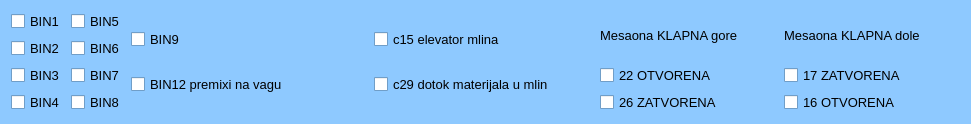
       <widget class="QWidget" name="widget" native="true">
        <property name="sizePolicy">
         <sizepolicy hsizetype="Preferred" vsizetype="Minimum">
          <horstretch>0</horstretch>
          <verstretch>0</verstretch>
         </sizepolicy>
        </property>
        <property name="maximumSize">
         <size>
          <width>16777215</width>
          <height>80</height>
         </size>
        </property>
        <property name="palette">
         <palette>
          <active>
           <colorrole role="Base">
            <brush brushstyle="SolidPattern">
             <color alpha="255">
              <red>255</red>
              <green>255</green>
              <blue>255</blue>
             </color>
            </brush>
           </colorrole>
           <colorrole role="Window">
            <brush brushstyle="SolidPattern">
             <color alpha="255">
              <red>142</red>
              <green>201</green>
              <blue>255</blue>
             </color>
            </brush>
           </colorrole>
          </active>
          <inactive>
           <colorrole role="Base">
            <brush brushstyle="SolidPattern">
             <color alpha="255">
              <red>255</red>
              <green>255</green>
              <blue>255</blue>
             </color>
            </brush>
           </colorrole>
           <colorrole role="Window">
            <brush brushstyle="SolidPattern">
             <color alpha="255">
              <red>142</red>
              <green>201</green>
              <blue>255</blue>
             </color>
            </brush>
           </colorrole>
          </inactive>
          <disabled>
           <colorrole role="Base">
            <brush brushstyle="SolidPattern">
             <color alpha="255">
              <red>142</red>
              <green>201</green>
              <blue>255</blue>
             </color>
            </brush>
           </colorrole>
           <colorrole role="Window">
            <brush brushstyle="SolidPattern">
             <color alpha="255">
              <red>142</red>
              <green>201</green>
              <blue>255</blue>
             </color>
            </brush>
           </colorrole>
          </disabled>
         </palette>
        </property>
        <property name="autoFillBackground">
         <bool>true</bool>
        </property>
        <layout class="QHBoxLayout" name="horizontalLayout_2">
         <item>
          <layout class="QHBoxLayout" name="horizontalLayout" stretch="0,0,0,0">
           <item>
            <layout class="QVBoxLayout" name="verticalLayout_3">
             <item>
              <widget class="QCheckBox" name="gornji_bin1">
               <property name="font">
                <font>
                 <pointsize>10</pointsize>
                </font>
               </property>
               <property name="text">
                <string>BIN1</string>
               </property>
              </widget>
             </item>
             <item>
              <widget class="QCheckBox" name="gornji_bin2">
               <property name="font">
                <font>
                 <pointsize>10</pointsize>
                </font>
               </property>
               <property name="text">
                <string>BIN2</string>
               </property>
              </widget>
             </item>
             <item>
              <widget class="QCheckBox" name="gornji_bin3">
               <property name="font">
                <font>
                 <pointsize>10</pointsize>
                </font>
               </property>
               <property name="text">
                <string>BIN3</string>
               </property>
              </widget>
             </item>
             <item>
              <widget class="QCheckBox" name="gornji_bin4">
               <property name="font">
                <font>
                 <pointsize>10</pointsize>
                </font>
               </property>
               <property name="text">
                <string>BIN4</string>
               </property>
              </widget>
             </item>
            </layout>
           </item>
           <item>
            <layout class="QVBoxLayout" name="verticalLayout_13">
             <item>
              <widget class="QCheckBox" name="gornji_bin5">
               <property name="font">
                <font>
                 <pointsize>10</pointsize>
                </font>
               </property>
               <property name="text">
                <string>BIN5</string>
               </property>
              </widget>
             </item>
             <item>
              <widget class="QCheckBox" name="gornji_bin6">
               <property name="font">
                <font>
                 <pointsize>10</pointsize>
                </font>
               </property>
               <property name="text">
                <string>BIN6</string>
               </property>
              </widget>
             </item>
             <item>
              <widget class="QCheckBox" name="gornji_bin7">
               <property name="font">
                <font>
                 <pointsize>10</pointsize>
                </font>
               </property>
               <property name="text">
                <string>BIN7</string>
               </property>
              </widget>
             </item>
             <item>
              <widget class="QCheckBox" name="gornji_bin8">
               <property name="font">
                <font>
                 <pointsize>10</pointsize>
                </font>
               </property>
               <property name="text">
                <string>BIN8</string>
               </property>
              </widget>
             </item>
            </layout>
           </item>
           <item>
            <layout class="QVBoxLayout" name="verticalLayout_14">
             <item>
              <widget class="QCheckBox" name="gornji_bin9">
               <property name="font">
                <font>
                 <pointsize>10</pointsize>
                </font>
               </property>
               <property name="text">
                <string>BIN9</string>
               </property>
              </widget>
             </item>
             <item>
              <widget class="QCheckBox" name="gornji_bin12">
               <property name="font">
                <font>
                 <pointsize>10</pointsize>
                </font>
               </property>
               <property name="text">
                <string>BIN12 premixi na vagu</string>
               </property>
              </widget>
             </item>
            </layout>
           </item>
           <item>
            <spacer name="horizontalSpacer">
             <property name="orientation">
              <enum>Qt::Horizontal</enum>
             </property>
             <property name="sizeHint" stdset="0">
              <size>
               <width>40</width>
               <height>20</height>
              </size>
             </property>
            </spacer>
           </item>
          </layout>
         </item>
         <item>
          <spacer name="horizontalSpacer_11">
           <property name="orientation">
            <enum>Qt::Horizontal</enum>
           </property>
           <property name="sizeHint" stdset="0">
            <size>
             <width>40</width>
             <height>20</height>
            </size>
           </property>
          </spacer>
         </item>
         <item>
          <layout class="QVBoxLayout" name="verticalLayout">
           <item>
            <widget class="QCheckBox" name="gornji_c15">
             <property name="font">
              <font>
               <pointsize>10</pointsize>
              </font>
             </property>
             <property name="text">
              <string>c15 elevator mlina</string>
             </property>
            </widget>
           </item>
           <item>
            <widget class="QCheckBox" name="gornji_c29">
             <property name="font">
              <font>
               <pointsize>10</pointsize>
              </font>
             </property>
             <property name="text">
              <string>c29 dotok materijala u mlin</string>
             </property>
            </widget>
           </item>
          </layout>
         </item>
         <item>
          <spacer name="horizontalSpacer_2">
           <property name="orientation">
            <enum>Qt::Horizontal</enum>
           </property>
           <property name="sizeHint" stdset="0">
            <size>
             <width>40</width>
             <height>20</height>
            </size>
           </property>
          </spacer>
         </item>
         <item>
          <layout class="QVBoxLayout" name="verticalLayout_15">
           <item>
            <widget class="QLabel" name="label">
             <property name="font">
              <font>
               <pointsize>10</pointsize>
              </font>
             </property>
             <property name="text">
              <string>Mesaona KLAPNA gore</string>
             </property>
            </widget>
           </item>
           <item>
            <widget class="QCheckBox" name="gornji_22">
             <property name="font">
              <font>
               <pointsize>10</pointsize>
              </font>
             </property>
             <property name="text">
              <string>22 OTVORENA</string>
             </property>
            </widget>
           </item>
           <item>
            <widget class="QCheckBox" name="gornji_26">
             <property name="font">
              <font>
               <pointsize>10</pointsize>
              </font>
             </property>
             <property name="text">
              <string>26 ZATVORENA</string>
             </property>
            </widget>
           </item>
          </layout>
         </item>
         <item>
          <spacer name="horizontalSpacer_4">
           <property name="orientation">
            <enum>Qt::Horizontal</enum>
           </property>
           <property name="sizeType">
            <enum>QSizePolicy::Fixed</enum>
           </property>
           <property name="sizeHint" stdset="0">
            <size>
             <width>40</width>
             <height>20</height>
            </size>
           </property>
          </spacer>
         </item>
         <item>
          <layout class="QVBoxLayout" name="verticalLayout_16">
           <item>
            <widget class="QLabel" name="label_2">
             <property name="font">
              <font>
               <pointsize>10</pointsize>
              </font>
             </property>
             <property name="text">
              <string>Mesaona KLAPNA dole</string>
             </property>
            </widget>
           </item>
           <item>
            <widget class="QCheckBox" name="gornji_17">
             <property name="font">
              <font>
               <pointsize>10</pointsize>
              </font>
             </property>
             <property name="text">
              <string>17 ZATVORENA</string>
             </property>
            </widget>
           </item>
           <item>
            <widget class="QCheckBox" name="gornji_16">
             <property name="font">
              <font>
               <pointsize>10</pointsize>
              </font>
             </property>
             <property name="text">
              <string>16 OTVORENA</string>
             </property>
            </widget>
           </item>
          </layout>
         </item>
         <item>
          <spacer name="horizontalSpacer_10">
           <property name="orientation">
            <enum>Qt::Horizontal</enum>
           </property>
           <property name="sizeHint" stdset="0">
            <size>
             <width>40</width>
             <height>20</height>
            </size>
           </property>
          </spacer>
         </item>
        </layout>
       </widget>
